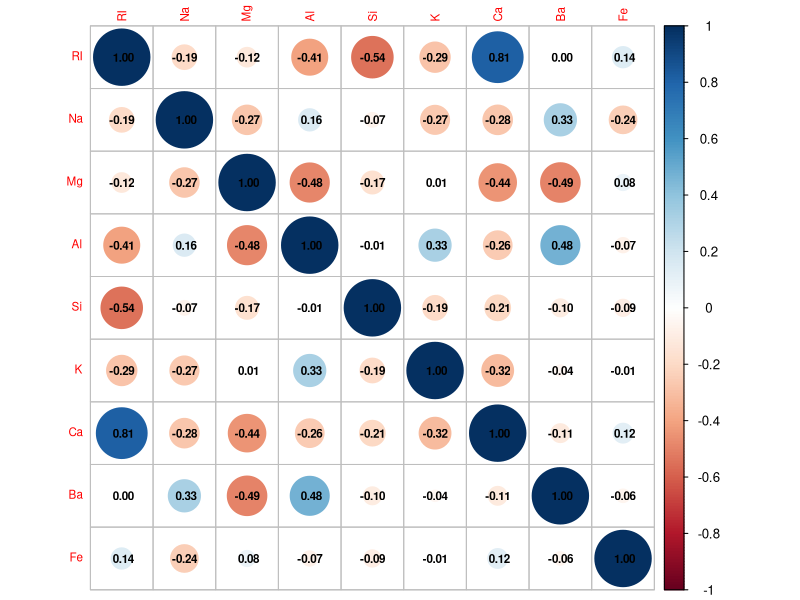
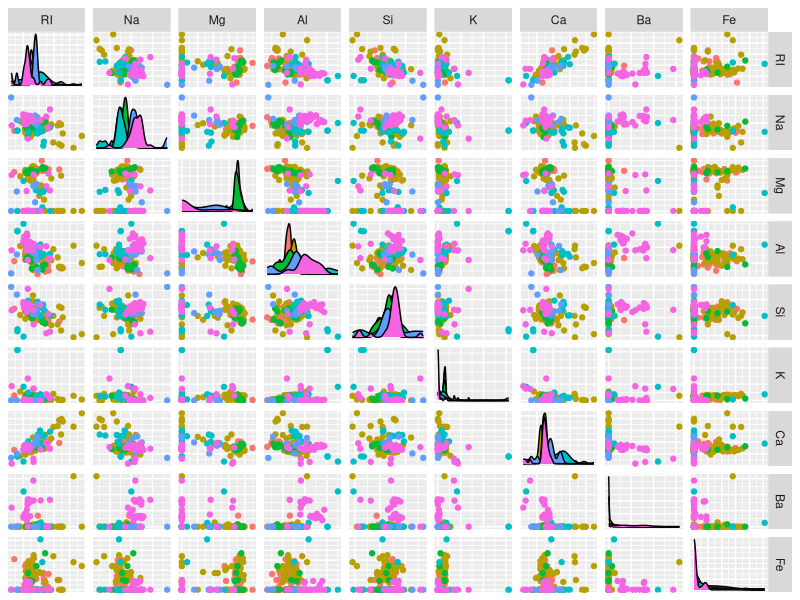
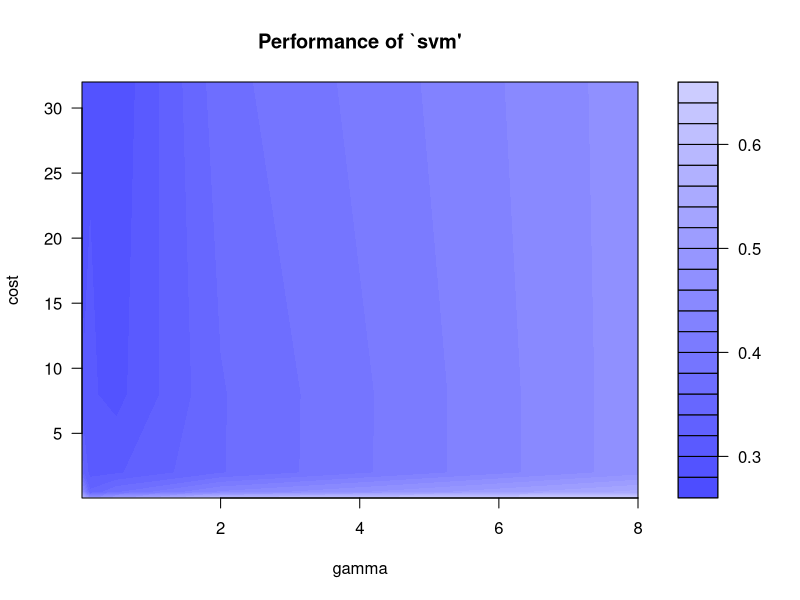

The R script that drew these images, in order:
## ---- chunk 1
knitr::opts_chunk$set(echo = TRUE)
## ---- chunk 2
library(ggplot2)#graficas
library(GGally)#graficas
library(corrplot)#correlaciones
library(mlbench)#datos
library(e1071)#SVM
## ---- chunk 3
data("Glass")
datos<-Glass
## ---- chunk 4
levels(datos$Type)
table(datos$Type)
## ---- chunk 5
apply(is.na(datos),2,sum)
## ---- chunk 6
corrplot(cor(datos[1:9]), addCoef.col = "black",tl.cex=0.7,number.cex=0.7)
## ---- chunk 7
ggpairs(datos, aes(color=Type), columns=1:9,
        upper=list(continuous='points'),axisLabels='none')
## ---- chunk 8
SVM_1 <- svm(Type ~ . ,data=datos,scale=T,cross=10,gamma=0.25,cost=0.8,kernel='radial')
## ---- chunk 9
SVM_1$accuracies
SVM_1$tot.accuracy
## ---- chunk 10
cost_grid=2^seq(-5,5,2)
gamma_grid=2^seq(-7,3,2)
Grid_1<- tune.svm(Type ~ .,data=datos,scale=T,
                  gamma=gamma_grid,cost=cost_grid,
                  kernel='radial',cross=10)
## ---- chunk 11
SVM_2=Grid_1$best.model#Tomamos el modelo construido con los mejores parámetros
Grid_1$best.parameters#Mejores parámetros.
Grid_1$best.performance#Menor error medio.
## ---- chunk 12
plot(Grid_1)
SVM_2$tot.accuracy
## ---- chunk 13
instancias=data.frame(matrix(c(1.49,13.45,4.05,1.21, 73.18,0.37,7.98,
                               0.2,0,1.52,13.74,3.87,1.29, 71.97,0.25,8.02,0, 0.13),nrow = 2))
colnames(instancias)=colnames(datos)[1:9]
rownames(instancias)=c('v1','v2')
predict(SVM_2,instancias)
## ---- chunk 14
tunecontrol_grid=tune.control(cross=15)#Indicamos 15 hojas
Grid_2<- tune.svm(Type ~ .,data=datos,scale=T,
                  gamma=gamma_grid,cost=cost_grid,
                  kernel='radial',tunecontrol=tunecontrol_grid)
## ---- chunk 15
SVM_3=Grid_2$best.model#Tomamos el modelo construido con los mejores parámetros
Grid_2$best.parameters#Mejores parámetros.
Grid_2$best.performance#Menor error medio.
## ---- chunk 16
Grid_3=list()
for (kernel_grid in c('linear','radial','sigmoid','polynomial')){
  coef0_grid=ifelse (kernel_grid %in% c('sigmoid','polynomial'),-3:3,0)
  degree_grid=ifelse (kernel_grid %in% c('polynomial'),3:5,3)
  Grid<- tune.svm(Type ~ .,data=datos,scale=T,
                  gamma=gamma_grid,cost=cost_grid,
                  kernel=kernel_grid,coef0=coef0_grid,degree=degree_grid,
                  cross=10)
  Grid_3=list(Grid_3, list(Grid))
  print(paste(kernel_grid,Grid$best.performance))#mostramos los errores medios
}
